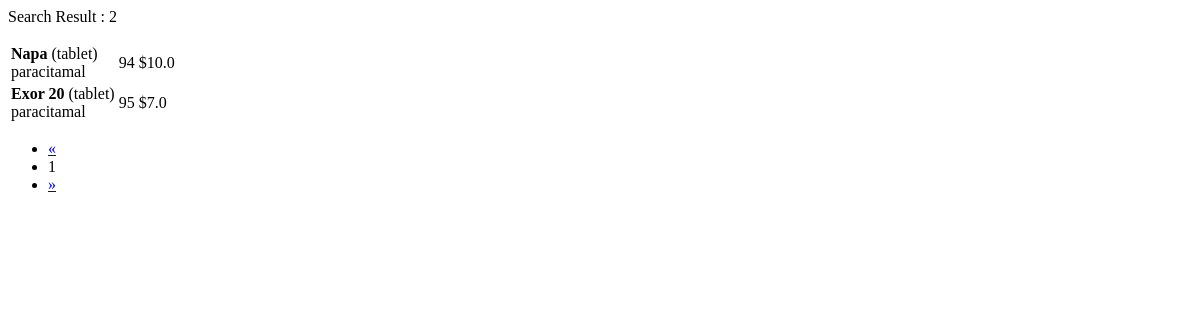
/ajax/search-and-filter/?page=2, run on an earlier commit of the app's database.
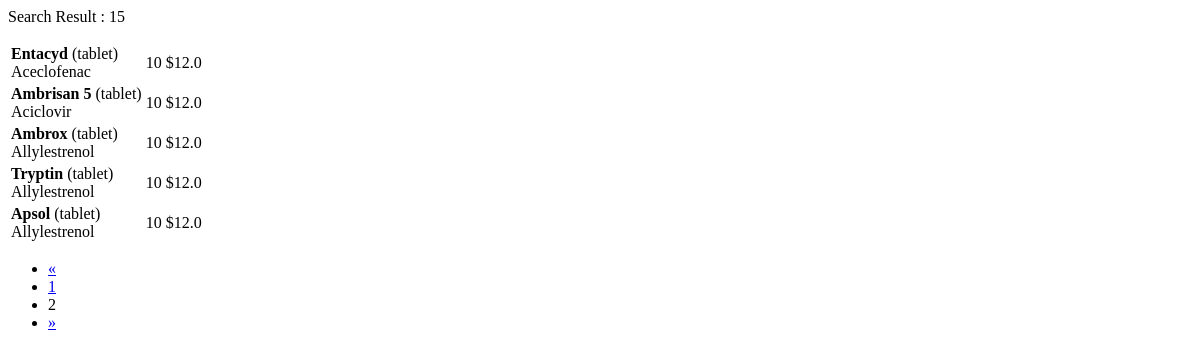
And on a later commit of the database.
### shop/models.py (models this page shows, shortened)
class Medicine(models.Model):
    name  = models.CharField(max_length=150)
    buy_price = models.FloatField()
    sell_price = models.FloatField()
    generic = models.ForeignKey(Generic, on_delete=models.CASCADE)
    brand  = models.ForeignKey(Brand, on_delete=models.CASCADE)
    type =  models.CharField(max_length=15,choices=MEDICINE_TYPE)
    quantity = models.IntegerField()
    place = models.ForeignKey(Place, on_delete=models.CASCADE)

class Generic(models.Model):
    name  = models.CharField(max_length=150)
    def __str__(self):
        return self.name

### shop/views.py (the view)
# urls.py: path('ajax/search-and-filter/', views.load_search_and_filter, name="ajax_load_search_and_filter"),
def load_search_and_filter(request):
    brand_list = request.GET.getlist('brand_list[]')
    generic_list = request.GET.getlist('generic_list[]')
    search_value = request.GET.get('search_value')
    print(search_value, brand_list, generic_list)
    medicines = Medicine.objects.all()
    if brand_list and generic_list:
        medicines = Medicine.objects.filter(name__contains=search_value,brand__name__in = brand_list, generic__name__in = generic_list)
    if brand_list:
        medicines = Medicine.objects.filter(name__contains=search_value,brand__name__in = brand_list)
    if generic_list:
        medicines = Medicine.objects.filter(name__contains=search_value,generic__name__in = generic_list)
    if search_value:
        medicines = Medicine.objects.filter(name__contains=search_value)
    medicines_count = medicines.count()
    paginator = Paginator(medicines, 10) # Show 25 contacts per page.
    page_number = request.GET.get('page')
    page_obj = paginator.get_page(page_number)
    return render(request, 'partials/search.html', {'medicines':page_obj,'medicines_count':medicines_count})

### templates/partials/search.html (shortened to what this page needs)
    <p>Search Result : {{medicines_count}}</p>
    <div class="table-responsive">
      <table class="table table-hover">
        <tbody>
        {% for medicine in medicines %}
        <tr>
          <td class="product"><strong>{{medicine.name}}</strong> ({{medicine.type}})<br>{{medicine.generic}}</td>
          <td class="rate text-right">{{medicine.quantity}}</td>
          <td class="rate text-right">${{medicine.sell_price}}</td>
          <td class="price text-right">
            </td>
          </tr>
        {% endfor %}
      </tbody></table>
    </div>
    {% include 'partials/pagination.html' %}

What changed in the data, as far as the page shows it:
removed Medicine: name "Napa", type "tablet", generic "paracitamal", quantity "94", sell_price "10.0"
removed Medicine: name "Exor 20", type "tablet", generic "paracitamal", quantity "95", sell_price "7.0"
added Medicine: name "Entacyd", type "tablet", generic "Aceclofenac", quantity "10", sell_price "12.0"
added Medicine: name "Ambrisan 5", type "tablet", generic "Aciclovir", quantity "10", sell_price "12.0"
added Medicine: name "Ambrox", type "tablet", generic "Allylestrenol", quantity "10", sell_price "12.0"
added Medicine: name "Tryptin", type "tablet", generic "Allylestrenol", quantity "10", sell_price "12.0"
added Medicine: name "Apsol", type "tablet", generic "Allylestrenol", quantity "10", sell_price "12.0"
Also different on the page:
{{ medicines_count }}: "2" → "15"
{{ medicines.number|add:-1 }}: (not shown) → "1"
{{ medicines.number }}: "1" → "2"
